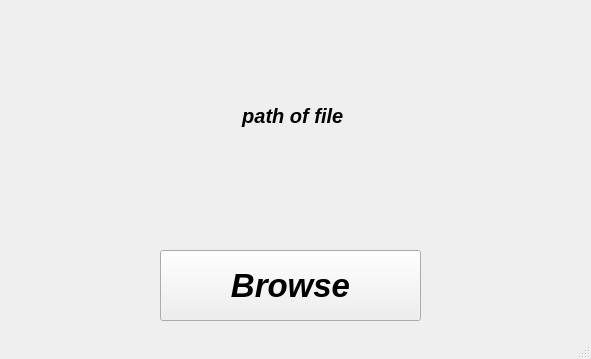
<?xml version="1.0" encoding="UTF-8"?>
<ui version="4.0">
 <class>MainWindow</class>
 <widget class="QMainWindow" name="MainWindow">
  <property name="enabled">
   <bool>true</bool>
  </property>
  <property name="geometry">
   <rect>
    <x>0</x>
    <y>0</y>
    <width>591</width>
    <height>359</height>
   </rect>
  </property>
  <property name="baseSize">
   <size>
    <width>100</width>
    <height>100</height>
   </size>
  </property>
  <property name="windowTitle">
   <string>MainWindow</string>
  </property>
  <property name="styleSheet">
   <string notr="true">/*
 * The MIT License (MIT)
 *
 * Copyright (c) &lt;2013-2014&gt; &lt;Colin Duquesnoy&gt;
 *
 * Permission is hereby granted, free of charge, to any person obtaining a copy
 * of this software and associated documentation files (the &quot;Software&quot;), to deal
 * in the Software without restriction, including without limitation the rights
 * to use, copy, modify, merge, publish, distribute, sublicense, and/or sell
 * copies of the Software, and to permit persons to whom the Software is
 * furnished to do so, subject to the following conditions:

 * The above copyright notice and this permission notice shall be included in
 * all copies or substantial portions of the Software.

 * THE SOFTWARE IS PROVIDED &quot;AS IS&quot;, WITHOUT WARRANTY OF ANY KIND, EXPRESS OR
 * IMPLIED, INCLUDING BUT NOT LIMITED TO THE WARRANTIES OF MERCHANTABILITY,
 * FITNESS FOR A PARTICULAR PURPOSE AND NONINFRINGEMENT. IN NO EVENT SHALL THE
 * AUTHORS OR COPYRIGHT HOLDERS BE LIABLE FOR ANY CLAIM, DAMAGES OR OTHER
 * LIABILITY, WHETHER IN AN ACTION OF CONTRACT, TORT OR OTHERWISE, ARISING FROM,
 * OUT OF OR IN CONNECTION WITH THE SOFTWARE OR THE USE OR OTHER DEALINGS IN
 * THE SOFTWARE.
 */

QProgressBar:horizontal {
    border: 1px solid #3A3939;
    text-align: center;
    padding: 1px;
    background: #201F1F;
}
QProgressBar::chunk:horizontal {
    background-color: qlineargradient(spread:reflect, x1:1, y1:0.545, x2:1, y2:0, stop:0 rgba(28, 66, 111, 255), stop:1 rgba(37, 87, 146, 255));
}

QToolTip
{
    border: 1px solid #3A3939;
    background-color: rgb(90, 102, 117);;
    color: white;
    padding: 1px;
    opacity: 200;
}

QWidget
{
    color: silver;
    background-color: #302F2F;
    selection-background-color:#3d8ec9;
    selection-color: black;
    background-clip: border;
    border-image: none;
    outline: 0;
}

QWidget:item:hover
{
    background-color: #78879b;
    color: black;
}

QWidget:item:selected
{
    background-color: #3d8ec9;
}

QCheckBox
{
    spacing: 5px;
    outline: none;
    color: #bbb;
    margin-bottom: 2px;
}

QCheckBox:disabled
{
    color: #777777;
}
QCheckBox::indicator,
QGroupBox::indicator
{
    width: 18px;
    height: 18px;
}
QGroupBox::indicator
{
    margin-left: 2px;
}

QCheckBox::indicator:unchecked,
QCheckBox::indicator:unchecked:hover,
QGroupBox::indicator:unchecked,
QGroupBox::indicator:unchecked:hover
{
    image: url(:/dark_blue/img/checkbox_unchecked.png);
}

QCheckBox::indicator:unchecked:focus,
QCheckBox::indicator:unchecked:pressed,
QGroupBox::indicator:unchecked:focus,
QGroupBox::indicator:unchecked:pressed
{
  border: none;
    image: url(:/dark_blue/img/checkbox_unchecked_focus.png);
}

QCheckBox::indicator:checked,
QCheckBox::indicator:checked:hover,
QGroupBox::indicator:checked,
QGroupBox::indicator:checked:hover
{
    image: url(:/dark_blue/img/checkbox_checked.png);
}

QCheckBox::indicator:checked:focus,
QCheckBox::indicator:checked:pressed,
QGroupBox::indicator:checked:focus,
QGroupBox::indicator:checked:pressed
{
  border: none;
    image: url(:/dark_blue/img/checkbox_checked_focus.png);
}

QCheckBox::indicator:indeterminate,
QCheckBox::indicator:indeterminate:hover,
QCheckBox::indicator:indeterminate:pressed
QGroupBox::indicator:indeterminate,
QGroupBox::indicator:indeterminate:hover,
QGroupBox::indicator:indeterminate:pressed
{
    image: url(:/dark_blue/img/checkbox_indeterminate.png);
}

QCheckBox::indicator:indeterminate:focus,
QGroupBox::indicator:indeterminate:focus
{
    image: url(:/dark_blue/img/checkbox_indeterminate_focus.png);
}

QCheckBox::indicator:checked:disabled,
QGroupBox::indicator:checked:disabled
{
    image: url(:/dark_blue/img/checkbox_checked_disabled.png);
}

QCheckBox::indicator:unchecked:disabled,
QGroupBox::indicator:unchecked:disabled
{
    image: url(:/dark_blue/img/checkbox_unchecked_disabled.png);
}

QRadioButton
{
    spacing: 5px;
    outline: none;
    color: #bbb;
    margin-bottom: 2px;
}

QRadioButton:disabled
{
    color: #777777;
}
QRadioButton::indicator
{
    width: 21px;
    height: 21px;
}

QRadioButton::indicator:unchecked,
QRadioButton::indicator:unchecked:hover
{
    image: url(:/dark_blue/img/radio_unchecked.png);
}

QRadioButton::indicator:unchecked:focus,
QRadioButton::indicator:unchecked:pressed
{
  border: none;
  outline: none;
    image: url(:/dark_blue/img/radio_unchecked_focus.png);
}

QRadioButton::indicator:checked,
QRadioButton::indicator:checked:hover
{
  border: none;
  outline: none;
    image: url(:/dark_blue/img/radio_checked.png);
}

QRadioButton::indicator:checked:focus,
QRadioButton::indicato::menu-arrowr:checked:pressed
{
  border: none;
  outline: none;
    image: url(:/dark_blue/img/radio_checked_focus.png);
}

QRadioButton::indicator:indeterminate,
QRadioButton::indicator:indeterminate:hover,
QRadioButton::indicator:indeterminate:pressed
{
        image: url(:/dark_blue/img/radio_indeterminate.png);
}

QRadioButton::indicator:checked:disabled
{
  outline: none;
  image: url(:/dark_blue/img/radio_checked_disabled.png);
}

QRadioButton::indicator:unchecked:disabled
{
    image: url(:/dark_blue/img/radio_unchecked_disabled.png);
}


QMenuBar
{
    background-color: #302F2F;
    color: silver;
}

QMenuBar::item
{
    background: transparent;
}

QMenuBar::item:selected
{
    background: transparent;
    border: 1px solid #3A3939;
}

QMenuBar::item:pressed
{
    border: 1px solid #3A3939;
    background-color: #3d8ec9;
    color: black;
    margin-bottom:-1px;
    padding-bottom:1px;
}

QMenu
{
    border: 1px solid #3A3939;
    color: silver;
    margin: 1px;
}

QMenu::icon
{
    margin: 1px;
}

QMenu::item
{
    padding: 2px 2px 2px 25px;
    margin-left: 5px;
    border: 1px solid transparent; /* reserve space for selection border */
}

QMenu::item:selected
{
    color: black;
}

QMenu::separator {
    height: 2px;
    background: lightblue;
    margin-left: 10px;
    margin-right: 5px;
}

QMenu::indicator {
    width: 16px;
    height: 16px;
}

/* non-exclusive indicator = check box style indicator
   (see QActionGroup::setExclusive) */
QMenu::indicator:non-exclusive:unchecked {
    image: url(:/dark_blue/img/checkbox_unchecked.png);
}

QMenu::indicator:non-exclusive:unchecked:selected {
    image: url(:/dark_blue/img/checkbox_unchecked_disabled.png);
}

QMenu::indicator:non-exclusive:checked {
    image: url(:/dark_blue/img/checkbox_checked.png);
}

QMenu::indicator:non-exclusive:checked:selected {
    image: url(:/dark_blue/img/checkbox_checked_disabled.png);
}

/* exclusive indicator = radio button style indicator (see QActionGroup::setExclusive) */
QMenu::indicator:exclusive:unchecked {
    image: url(:/dark_blue/img/radio_unchecked.png);
}

QMenu::indicator:exclusive:unchecked:selected {
    image: url(:/dark_blue/img/radio_unchecked_disabled.png);
}

QMenu::indicator:exclusive:checked {
    image: url(:/dark_blue/img/radio_checked.png);
}

QMenu::indicator:exclusive:checked:selected {
    image: url(:/dark_blue/img/radio_checked_disabled.png);
}

QMenu::right-arrow {
    margin: 5px;
    image: url(:/dark_blue/img/right_arrow.png)
}


QWidget:disabled
{
    color: #808080;
    background-color: #302F2F;
}

QAbstractItemView
{
    alternate-background-color: #3A3939;
    color: silver;
    border: 1px solid 3A3939;
    border-radius: 2px;
    padding: 1px;
}

QWidget:focus, QMenuBar:focus
{
    border: 1px solid #78879b;
}

QTabWidget:focus, QCheckBox:focus, QRadioButton:focus, QSlider:focus
{
    border: none;
}

QLineEdit
{
    background-color: #201F1F;
    padding: 2px;
    border-style: solid;
    border: 1px solid #3A3939;
    border-radius: 2px;
    color: silver;
}

QGroupBox {
    border:1px solid #3A3939;
    border-radius: 2px;
    margin-top: 20px;
    background-color: #302F2F;
    color: silver;
}

QGroupBox::title {
    subcontrol-origin: margin;
    subcontrol-position: top center;
    padding-left: 10px;
    padding-right: 10px;
    padding-top: 10px;
}

QAbstractScrollArea
{
    border-radius: 2px;
    border: 1px solid #3A3939;
    background-color: transparent;
}

QScrollBar:horizontal
{
    height: 15px;
    margin: 3px 15px 3px 15px;
    border: 1px transparent #2A2929;
    border-radius: 4px;
    background-color: #2A2929;
}

QScrollBar::handle:horizontal
{
    background-color: #605F5F;
    min-width: 5px;
    border-radius: 4px;
}

QScrollBar::add-line:horizontal
{
    margin: 0px 3px 0px 3px;
    border-image: url(:/dark_blue/img/right_arrow_disabled.png);
    width: 10px;
    height: 10px;
    subcontrol-position: right;
    subcontrol-origin: margin;
}

QScrollBar::sub-line:horizontal
{
    margin: 0px 3px 0px 3px;
    border-image: url(:/dark_blue/img/left_arrow_disabled.png);
    height: 10px;
    width: 10px;
    subcontrol-position: left;
    subcontrol-origin: margin;
}

QScrollBar::add-line:horizontal:hover,QScrollBar::add-line:horizontal:on
{
    border-image: url(:/dark_blue/img/right_arrow.png);
    height: 10px;
    width: 10px;
    subcontrol-position: right;
    subcontrol-origin: margin;
}


QScrollBar::sub-line:horizontal:hover, QScrollBar::sub-line:horizontal:on
{
    border-image: url(:/dark_blue/img/left_arrow.png);
    height: 10px;
    width: 10px;
    subcontrol-position: left;
    subcontrol-origin: margin;
}

QScrollBar::up-arrow:horizontal, QScrollBar::down-arrow:horizontal
{
    background: none;
}


QScrollBar::add-page:horizontal, QScrollBar::sub-page:horizontal
{
    background: none;
}

QScrollBar:vertical
{
    background-color: #2A2929;
    width: 15px;
    margin: 15px 3px 15px 3px;
    border: 1px transparent #2A2929;
    border-radius: 4px;
}

QScrollBar::handle:vertical
{
    background-color: #605F5F;
    min-height: 5px;
    border-radius: 4px;
}

QScrollBar::sub-line:vertical
{
    margin: 3px 0px 3px 0px;
    border-image: url(:/dark_blue/img/up_arrow_disabled.png);
    height: 10px;
    width: 10px;
    subcontrol-position: top;
    subcontrol-origin: margin;
}

QScrollBar::add-line:vertical
{
    margin: 3px 0px 3px 0px;
    border-image: url(:/dark_blue/img/down_arrow_disabled.png);
    height: 10px;
    width: 10px;
    subcontrol-position: bottom;
    subcontrol-origin: margin;
}

QScrollBar::sub-line:vertical:hover,QScrollBar::sub-line:vertical:on
{

    border-image: url(:/dark_blue/img/up_arrow.png);
    height: 10px;
    width: 10px;
    subcontrol-position: top;
    subcontrol-origin: margin;
}


QScrollBar::add-line:vertical:hover, QScrollBar::add-line:vertical:on
{
    border-image: url(:/dark_blue/img/down_arrow.png);
    height: 10px;
    width: 10px;
    subcontrol-position: bottom;
    subcontrol-origin: margin;
}

QScrollBar::up-arrow:vertical, QScrollBar::down-arrow:vertical
{
    background: none;
}


QScrollBar::add-page:vertical, QScrollBar::sub-page:vertical
{
    background: none;
}

QTextEdit
{
    background-color: #201F1F;
    color: silver;
    border: 1px solid #3A3939;
}

QPlainTextEdit
{
    background-color: #201F1F;;
    color: silver;
    border-radius: 2px;
    border: 1px solid #3A3939;
}

QHeaderView::section
{
    background-color: #3A3939;
    color: silver;
    padding-left: 4px;
    border: 1px solid #6c6c6c;
}

QSizeGrip {
    image: url(:/dark_blue/img/sizegrip.png);
    width: 12px;
    height: 12px;
}

QMainWindow
{
    background-color: #302F2F;

}

QMainWindow::separator
{
    background-color: #302F2F;
    color: white;
    padding-left: 4px;
    spacing: 2px;
    border: 1px dashed #3A3939;
}

QMainWindow::separator:hover
{

    background-color: #787876;
    color: white;
    padding-left: 4px;
    border: 1px solid #3A3939;
    spacing: 2px;
}


QMenu::separator
{
    height: 1px;
    background-color: #3A3939;
    color: white;
    padding-left: 4px;
    margin-left: 10px;
    margin-right: 5px;
}


QFrame
{
    border-radius: 2px;
    border: 1px solid #444;
}

QFrame[frameShape=&quot;0&quot;]
{
    border-radius: 2px;
    border: 1px transparent #444;
}

QStackedWidget
{
    background-color: #302F2F;
    border: 1px transparent black;
}

QToolBar {
    border: 1px transparent #393838;
    background: 1px solid #302F2F;
    font-weight: bold;
}

QToolBar::handle:horizontal {
    image: url(:/dark_blue/img/Hmovetoolbar.png);
}
QToolBar::handle:vertical {
    image: url(:/dark_blue/img/Vmovetoolbar.png);
}
QToolBar::separator:horizontal {
    image: url(:/dark_blue/img/Hsepartoolbar.png);
}
QToolBar::separator:vertical {
    image: url(:/dark_blue/img/Vsepartoolbars.png);
}

QPushButton
{
    color: silver;
    background-color: #302F2F;
    border-width: 2px;
    border-color: #4A4949;
    border-style: solid;
    padding-top: 2px;
    padding-bottom: 2px;
    padding-left: 10px;
    padding-right: 10px;
    border-radius: 4px;
    /* outline: none; */
    /* min-width: 40px; */
}

QPushButton:disabled
{
    background-color: #302F2F;
    border-width: 2px;
    border-color: #3A3939;
    border-style: solid;
    padding-top: 2px;
    padding-bottom: 2px;
    padding-left: 10px;
    padding-right: 10px;
    /*border-radius: 2px;*/
    color: #808080;
}

QPushButton:focus {
    background-color: #3d8ec9;
    color: white;
}

QComboBox
{
    selection-background-color: #3d8ec9;
    background-color: #201F1F;
    border-style: solid;
    border: 1px solid #3A3939;
    border-radius: 2px;
    padding: 2px;
    min-width: 75px;
}

QPushButton:checked{
    background-color: #4A4949;
    border-color: #6A6969;
}

QPushButton:hover {
    border: 2px solid #78879b;
    color: silver;
}

QComboBox:hover, QAbstractSpinBox:hover,QLineEdit:hover,QTextEdit:hover,QPlainTextEdit:hover,QAbstractView:hover,QTreeView:hover
{
    border: 1px solid #78879b;
    color: silver;
}

QComboBox:on
{
    background-color: #626873;
    padding-top: 3px;
    padding-left: 4px;
    selection-background-color: #4a4a4a;
}

QComboBox QAbstractItemView
{
    background-color: #201F1F;
    border-radius: 2px;
    border: 1px solid #444;
    selection-background-color: #3d8ec9;
    color: silver;
}

QComboBox::drop-down
{
    subcontrol-origin: padding;
    subcontrol-position: top right;
    width: 15px;

    border-left-width: 0px;
    border-left-color: darkgray;
    border-left-style: solid;
    border-top-right-radius: 3px;
    border-bottom-right-radius: 3px;
}

QComboBox::down-arrow
{
    image: url(:/dark_blue/img/down_arrow_disabled.png);
}

QComboBox::down-arrow:on, QComboBox::down-arrow:hover,
QComboBox::down-arrow:focus
{
    image: url(:/dark_blue/img/down_arrow.png);
}

QPushButton:pressed
{
    background-color: #484846;
}

QAbstractSpinBox {
    padding-top: 2px;
    padding-bottom: 2px;
    border: 1px solid #3A3939;
    background-color: #201F1F;
    color: silver;
    border-radius: 2px;
    min-width: 75px;
}

QAbstractSpinBox:up-button
{
    background-color: transparent;
    subcontrol-origin: border;
    subcontrol-position: top right;
}

QAbstractSpinBox:down-button
{
    background-color: transparent;
    subcontrol-origin: border;
    subcontrol-position: bottom right;
}

QAbstractSpinBox::up-arrow,QAbstractSpinBox::up-arrow:disabled,QAbstractSpinBox::up-arrow:off {
    image: url(:/dark_blue/img/up_arrow_disabled.png);
    width: 10px;
    height: 10px;
}
QAbstractSpinBox::up-arrow:hover
{
    image: url(:/dark_blue/img/up_arrow.png);
}


QAbstractSpinBox::down-arrow,QAbstractSpinBox::down-arrow:disabled,QAbstractSpinBox::down-arrow:off
{
    image: url(:/dark_blue/img/down_arrow_disabled.png);
    width: 10px;
    height: 10px;
}
QAbstractSpinBox::down-arrow:hover
{
    image: url(:/dark_blue/img/down_arrow.png);
}


QLabel
{
    border: 0px solid black;
}

QTabWidget{
    border: 1px transparent black;
}

QTabWidget::pane {
    border: 1px solid #444;
    border-radius: 3px;
    padding: 3px;
}

QTabBar
{
    qproperty-drawBase: 0;
    left: 5px; /* move to the right by 5px */
}

QTabBar:focus
{
    border: 0px transparent black;
}

QTabBar::close-button  {
    image: url(:/dark_blue/img/close.png);
    background: transparent;
}

QTabBar::close-button:hover
{
    image: url(:/dark_blue/img/close-hover.png);
    background: transparent;
}

QTabBar::close-button:pressed {
    image: url(:/dark_blue/img/close-pressed.png);
    background: transparent;
}

/* TOP TABS */
QTabBar::tab:top {
    color: #b1b1b1;
    border: 1px solid #4A4949;
    border-bottom: 1px transparent black;
    background-color: #302F2F;
    padding: 5px;
    border-top-left-radius: 2px;
    border-top-right-radius: 2px;
}

QTabBar::tab:top:!selected
{
    color: #b1b1b1;
    background-color: #201F1F;
    border: 1px transparent #4A4949;
    border-bottom: 1px transparent #4A4949;
    border-top-left-radius: 0px;
    border-top-right-radius: 0px;
}

QTabBar::tab:top:!selected:hover {
    background-color: #48576b;
}

/* BOTTOM TABS */
QTabBar::tab:bottom {
    color: #b1b1b1;
    border: 1px solid #4A4949;
    border-top: 1px transparent black;
    background-color: #302F2F;
    padding: 5px;
    border-bottom-left-radius: 2px;
    border-bottom-right-radius: 2px;
}

QTabBar::tab:bottom:!selected
{
    color: #b1b1b1;
    background-color: #201F1F;
    border: 1px transparent #4A4949;
    border-top: 1px transparent #4A4949;
    border-bottom-left-radius: 0px;
    border-bottom-right-radius: 0px;
}

QTabBar::tab:bottom:!selected:hover {
    background-color: #78879b;
}

/* LEFT TABS */
QTabBar::tab:left {
    color: #b1b1b1;
    border: 1px solid #4A4949;
    border-left: 1px transparent black;
    background-color: #302F2F;
    padding: 5px;
    border-top-right-radius: 2px;
    border-bottom-right-radius: 2px;
}

QTabBar::tab:left:!selected
{
    color: #b1b1b1;
    background-color: #201F1F;
    border: 1px transparent #4A4949;
    border-right: 1px transparent #4A4949;
    border-top-right-radius: 0px;
    border-bottom-right-radius: 0px;
}

QTabBar::tab:left:!selected:hover {
    background-color: #48576b;
}


/* RIGHT TABS */
QTabBar::tab:right {
    color: #b1b1b1;
    border: 1px solid #4A4949;
    border-right: 1px transparent black;
    background-color: #302F2F;
    padding: 5px;
    border-top-left-radius: 2px;
    border-bottom-left-radius: 2px;
}

QTabBar::tab:right:!selected
{
    color: #b1b1b1;
    background-color: #201F1F;
    border: 1px transparent #4A4949;
    border-right: 1px transparent #4A4949;
    border-top-left-radius: 0px;
    border-bottom-left-radius: 0px;
}

QTabBar::tab:right:!selected:hover {
    background-color: #48576b;
}

QTabBar QToolButton::right-arrow:enabled {
     image: url(:/dark_blue/img/right_arrow.png);
 }

 QTabBar QToolButton::left-arrow:enabled {
     image: url(:/dark_blue/img/left_arrow.png);
 }

QTabBar QToolButton::right-arrow:disabled {
     image: url(:/dark_blue/img/right_arrow_disabled.png);
 }

 QTabBar QToolButton::left-arrow:disabled {
     image: url(:/dark_blue/img/left_arrow_disabled.png);
 }


QDockWidget {
    border: 1px solid #403F3F;
    titlebar-close-icon: url(:/dark_blue/img/close.png);
    titlebar-normal-icon: url(:/dark_blue/img/undock.png);
}

QDockWidget::close-button, QDockWidget::float-button {
    border: 1px solid transparent;
    border-radius: 2px;
    background: transparent;
}

QDockWidget::close-button:hover, QDockWidget::float-button:hover {
    background: rgba(255, 255, 255, 10);
}

QDockWidget::close-button:pressed, QDockWidget::float-button:pressed {
    padding: 1px -1px -1px 1px;
    background: rgba(255, 255, 255, 10);
}

QTreeView, QListView, QTextBrowser, AtLineEdit, AtLineEdit::hover {
    border: 1px solid #444;
    background-color: silver;
    border-radius: 3px;
    margin-left: 3px;
    color: black;
}

QTreeView:branch:selected, QTreeView:branch:hover {
    background: url(:/dark_blue/img/transparent.png);
}

QTreeView::branch:has-siblings:!adjoins-item {
    border-image: url(:/dark_blue/img/transparent.png);
}

QTreeView::branch:has-siblings:adjoins-item {
    border-image: url(:/dark_blue/img/transparent.png);
}

QTreeView::branch:!has-children:!has-siblings:adjoins-item {
    border-image: url(:/dark_blue/img/transparent.png);
}

QTreeView::branch:has-children:!has-siblings:closed,
QTreeView::branch:closed:has-children:has-siblings {
    image: url(:/dark_blue/img/branch_closed.png);
}

QTreeView::branch:open:has-children:!has-siblings,
QTreeView::branch:open:has-children:has-siblings  {
    image: url(:/dark_blue/img/branch_open.png);
}

QTreeView::branch:has-children:!has-siblings:closed:hover,
QTreeView::branch:closed:has-children:has-siblings:hover {
    image: url(:/dark_blue/img/branch_closed-on.png);
    }

QTreeView::branch:open:has-children:!has-siblings:hover,
QTreeView::branch:open:has-children:has-siblings:hover  {
    image: url(:/dark_blue/img/branch_open-on.png);
    }

QListView::item:!selected:hover, QListView::item:!selected:hover, QTreeView::item:!selected:hover  {
    background: rgba(0, 0, 0, 0);
    outline: 0;
    color: #FFFFFF
}

QListView::item:selected:hover, QListView::item:selected:hover, QTreeView::item:selected:hover  {
    background: #3d8ec9;
    color: #FFFFFF;
}

QSlider::groove:horizontal {
    border: 1px solid #3A3939;
    height: 8px;
    background: #201F1F;
    margin: 2px 0;
    border-radius: 2px;
}

QSlider::handle:horizontal {
    background: QLinearGradient( x1: 0, y1: 0, x2: 0, y2: 1,
      stop: 0.0 silver, stop: 0.2 #a8a8a8, stop: 1 #727272);
    border: 1px solid #3A3939;
    width: 14px;
    height: 14px;
    margin: -4px 0;
    border-radius: 2px;
}

QSlider::groove:vertical {
    border: 1px solid #3A3939;
    width: 8px;
    background: #201F1F;
    margin: 0 0px;
    border-radius: 2px;
}

QSlider::handle:vertical {
    background: QLinearGradient( x1: 0, y1: 0, x2: 0, y2: 1, stop: 0.0 silver,
    stop: 0.2 #a8a8a8, stop: 1 #727272);
    border: 1px solid #3A3939;
    width: 14px;
    height: 14px;
    margin: 0 -4px;
    border-radius: 2px;
}

QToolButton {
    /*  background-color: transparent; */
    border: 2px transparent #4A4949;
    border-radius: 4px;
    background-color: dimgray;
    margin: 2px;
    padding: 2px;
}

QToolButton[popupMode=&quot;1&quot;] { /* only for MenuButtonPopup */
 padding-right: 20px; /* make way for the popup button */
 border: 2px transparent #4A4949;
 border-radius: 4px;
}

QToolButton[popupMode=&quot;2&quot;] { /* only for InstantPopup */
 padding-right: 10px; /* make way for the popup button */
 border: 2px transparent #4A4949;
}


QToolButton:hover, QToolButton::menu-button:hover {
    border: 2px solid #78879b;
}

QToolButton:checked, QToolButton:pressed,
    QToolButton::menu-button:pressed {
    background-color: #4A4949;
    border: 2px solid #78879b;
}

/* the subcontrol below is used only in the InstantPopup or DelayedPopup mode */
QToolButton::menu-indicator {
    image: url(:/dark_blue/img/down_arrow.png);
    top: -7px; left: -2px; /* shift it a bit */
}

/* the subcontrols below are used only in the MenuButtonPopup mode */
QToolButton::menu-button {
    border: 1px transparent #4A4949;
    border-top-right-radius: 6px;
    border-bottom-right-radius: 6px;
    /* 16px width + 4px for border = 20px allocated above */
    width: 16px;
    outline: none;
}

QToolButton::menu-arrow {
    image: url(:/dark_blue/img/down_arrow.png);
}

QToolButton::menu-arrow:open {
    top: 1px; left: 1px; /* shift it a bit */
    border: 1px solid #3A3939;
}

QPushButton::menu-indicator  {
    subcontrol-origin: padding;
    subcontrol-position: bottom right;
    left: 4px;
}

QTableView
{
    border: 1px solid #444;
    gridline-color: #6c6c6c;
    background-color: #201F1F;
}


QTableView, QHeaderView
{
    border-radius: 0px;
}

QTableView::item:pressed, QListView::item:pressed, QTreeView::item:pressed  {
    background: #78879b;
    color: #FFFFFF;
}

QTableView::item:selected:active, QTreeView::item:selected:active, QListView::item:selected:active  {
    background: #3d8ec9;
    color: #FFFFFF;
}


QHeaderView
{
    border: 1px transparent;
    border-radius: 2px;
    margin: 0px;
    padding: 0px;
}

QHeaderView::section  {
    background-color: #3A3939;
    color: silver;
    padding: 4px;
    border: 1px solid #6c6c6c;
    border-radius: 0px;
    text-align: center;
}

QHeaderView::section::vertical::first, QHeaderView::section::vertical::only-one
{
    border-top: 1px solid #6c6c6c;
}

QHeaderView::section::vertical
{
    border-top: transparent;
}

QHeaderView::section::horizontal::first, QHeaderView::section::horizontal::only-one
{
    border-left: 1px solid #6c6c6c;
}

QHeaderView::section::horizontal
{
    border-left: transparent;
}


QHeaderView::section:checked
 {
    color: white;
    background-color: #5A5959;
 }

 /* style the sort indicator */
QHeaderView::down-arrow {
    image: url(:/dark_blue/img/down_arrow.png);
}

QHeaderView::up-arrow {
    image: url(:/dark_blue/img/up_arrow.png);
}


QTableCornerButton::section {
    background-color: #3A3939;
    border: 1px solid #3A3939;
    border-radius: 2px;
}

QToolBox  {
    padding: 3px;
    border: 1px transparent black;
}

QToolBox::tab {
    color: #b1b1b1;
    background-color: #302F2F;
    border: 1px solid #4A4949;
    border-bottom: 1px transparent #302F2F;
    border-top-left-radius: 5px;
    border-top-right-radius: 5px;
}

 QToolBox::tab:selected { /* italicize selected tabs */
    font: italic;
    background-color: #302F2F;
    border-color: #3d8ec9;
 }

QStatusBar::item {
    border: 1px solid #3A3939;
    border-radius: 2px;
 }


QFrame[height=&quot;3&quot;], QFrame[width=&quot;3&quot;] {
    background-color: #AAA;
}


QSplitter::handle {
    border: 1px dashed #3A3939;
}

QSplitter::handle:hover {
    background-color: #787876;
    border: 1px solid #3A3939;
}

QSplitter::handle:horizontal {
    width: 1px;
}

QSplitter::handle:vertical {
    height: 1px;
}

QListWidget {
    background-color: silver;
    border-radius: 5px;
    margin-left: 5px;
}

QListWidget::item {
    color: black;
}

QMessageBox {
    messagebox-critical-icon	: url(:/dark_blue/img/critical.png);
    messagebox-information-icon	: url(:/dark_blue/img/information.png);
    messagebox-question-icon	: url(:/dark_blue/img/question.png);
    messagebox-warning-icon:    : url(:/dark_blue/img/warning.png);
}

ColorButton::enabled {
    border-radius: 0px;
    border: 1px solid #444444;
}

ColorButton::disabled {
    border-radius: 0px;
    border: 1px solid #AAAAAA;
}</string>
  </property>
  <widget class="QWidget" name="centralwidget">
   <widget class="QPushButton" name="pushButton">
    <property name="enabled">
     <bool>true</bool>
    </property>
    <property name="geometry">
     <rect>
      <x>160</x>
      <y>250</y>
      <width>261</width>
      <height>71</height>
     </rect>
    </property>
    <property name="font">
     <font>
      <pointsize>25</pointsize>
      <weight>75</weight>
      <italic>true</italic>
      <bold>true</bold>
     </font>
    </property>
    <property name="text">
     <string>Browse</string>
    </property>
   </widget>
   <widget class="QLabel" name="label">
    <property name="geometry">
     <rect>
      <x>10</x>
      <y>0</y>
      <width>571</width>
      <height>231</height>
     </rect>
    </property>
    <property name="font">
     <font>
      <pointsize>15</pointsize>
      <weight>75</weight>
      <italic>true</italic>
      <bold>true</bold>
     </font>
    </property>
    <property name="text">
     <string>path of file </string>
    </property>
    <property name="alignment">
     <set>Qt::AlignCenter</set>
    </property>
   </widget>
  </widget>
  <widget class="QMenuBar" name="menubar">
   <property name="geometry">
    <rect>
     <x>0</x>
     <y>0</y>
     <width>591</width>
     <height>21</height>
    </rect>
   </property>
  </widget>
  <widget class="QStatusBar" name="statusbar"/>
 </widget>
 <resources/>
 <connections/>
</ui>
